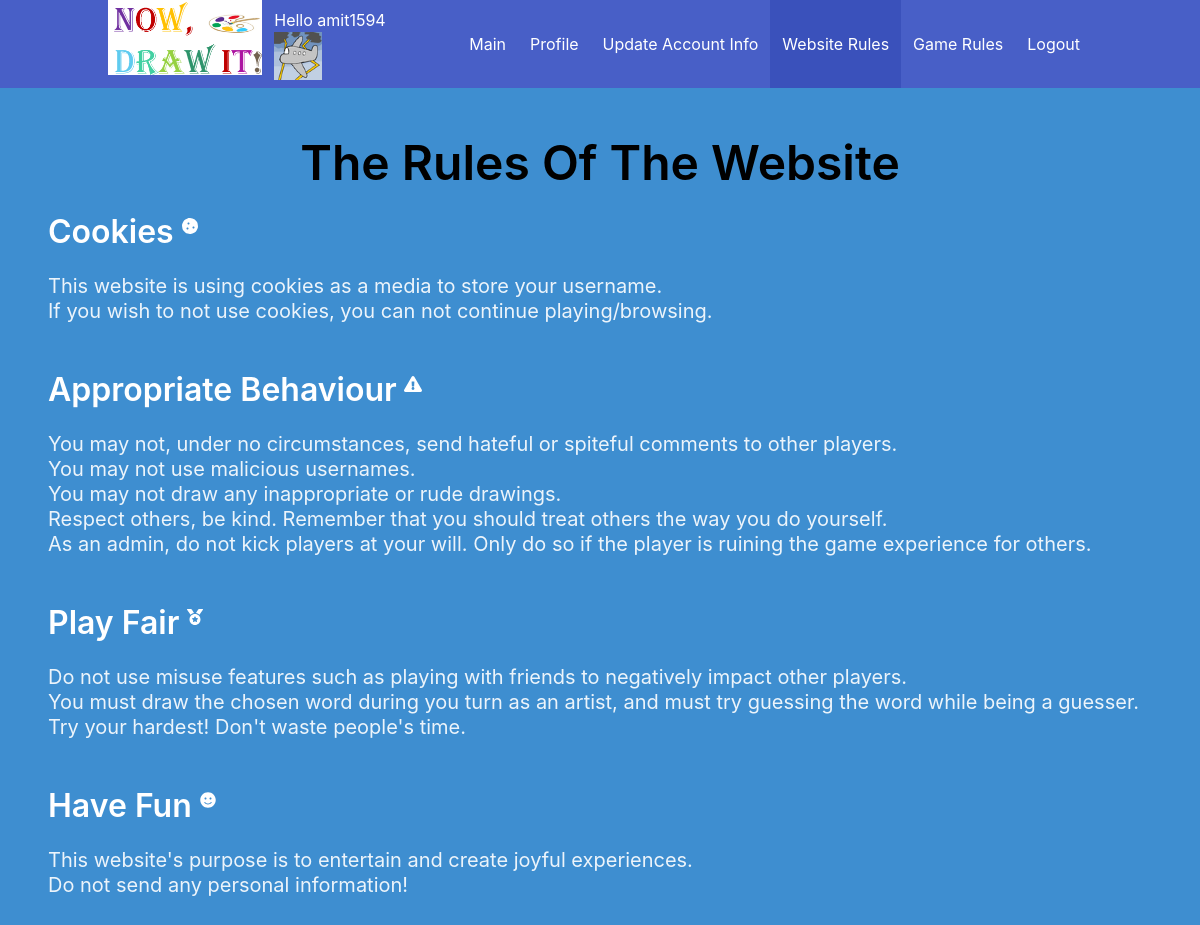
Page /website_rules (signed in) on the committed database.
### main_server.py (models this page shows)
class UserTbl(db.Model):
    __tablename__ = 'user_tbl'
    id = db.Column(db.Integer, primary_key=True)
    username = db.Column(db.String(15), unique=True)
    email = db.Column(db.String(50))
    password = db.Column(db.String(80))
    image = db.Column(db.String(80))
    wins = db.Column(db.Integer)
    words_guessed_correctly = db.Column(db.Integer)
    seconds_took_to_guess = db.Column(db.Integer)
    all_guesses = db.Column(db.Integer)
    all_games = db.Column(db.Integer)
    games_winrate = db.Column(db.Float)
    correct_guess_rate = db.Column(db.Float)
    average_time_to_guess_correctly = db.Column(db.Float)

### main_server.py (the view)
@app.route('/website_rules', methods=['POST', 'GET'])
def website_rules():
    username = session['username']
    user = get_user_by_username(username)
    return render_template('website_rules.html', guest=user is None, image=get_user_image(user))

### main_server.py (called while the page is built)
def get_user_by_username(uname):
    myUser = UserTbl.query.filter_by(username=uname).first()
    return myUser

def get_user_image(user):
    if user:
        return user.image
    return "anonymous"

@app.before_request
def before_request():
    global next_guest_num
    if 'username' not in session:
        session['username'] = "Guest" + str(next_guest_num)
        next_guest_num += random.randint(1, 5)

### templates/website_rules.html (shortened to what this page needs)
<!DOCTYPE html>
<html lang="en">
<head>
    <link rel="stylesheet" href="https://cdn.jsdelivr.net/npm/bulma@0.8.0/css/bulma.min.css">
</head>
<body style="background-color: #3298dc; height: 100vh;">
<div class="hero-head">
    <header class="navbar is-link">
        <div class="container">
            <div class="navbar-brand">
                <a>
                    <img src="{{url_for('static', filename='Images/logo.png')}}" style="height: 75px" alt="Logo">
                </a>
                <div class="navbar-item">
                    <div class="greet_div">
                        <div class="info">
                            <p class="greet">Hello {{ session.username }}</p>
                        </div>
                        <figure class="image is-48x48">
                            <img id="user_icon" class="js-modal-trigger" data-target="icon_choosing_div"
                                 src="static/Images/{{image}}.png" alt="Image" style="max-height: none;">
                        </figure>
                    </div>
                </div>
            </div>
            <div class="navbar-menu" id="nav-links">
                <div class="navbar-end">
                    <a class="navbar-item" href="{{url_for('main_page')}}">
                        Main
                    </a>
                    <a class="navbar-item" href="{{url_for('profile')}}">
                        Profile
                    </a>
                    <a class="navbar-item" href="{{url_for('update_user_info')}}">
                        Update Account Info
                    </a>
                    <a class="navbar-item is-active" href="{{url_for('website_rules')}}">
                        Website Rules
                    </a>
                    <a class="navbar-item" href="{{url_for('game_rules')}}">
                        Game Rules
                    </a>
                    {% if guest %}
                    <a class="navbar-item" href="{{url_for('login')}}">
                        Login
                    </a>
                    {% else %}
                    <a class="navbar-item" href="{{url_for('logout')}}">
                        Logout
                    </a>
                    {% endif %}
                </div>
            </div>
        </div>
    </header>
</div>
<section class="hero is-info">
    <div class="hero-body">
        <div class="has-text-centered">
            <h1 class="title is-1" style="color: black">The Rules Of The Website</h1>
        </div>
        <br>
        <span class="icon-text">
          <span class="title">Cookies</span>
            <span class="icon">
            <i class="fas fa-cookie"></i>
          </span>
        </span>
        <div class="content">
            <p class="subtitle">
                This website is using cookies as a media to store your username. <br>
                If you wish to not use cookies, you can not continue playing/browsing.
            </p>
        </div>
        <br>
        <span class="icon-text">
          <span class="title">Appropriate Behaviour</span>
            <span class="icon">
            <i class="fas fa-exclamation-triangle"></i>
          </span>
        </span>
        <div class="content">
            <p class="subtitle">
                You may not, under no circumstances, send hateful or spiteful comments to other players. <br>
                You may not use malicious usernames. <br>
                You may not draw any inappropriate or rude drawings. <br>
                Respect others, be kind. Remember that you should treat others the way you do yourself. <br>
                As an admin, do not kick players at your will. Only do so if the player is ruining the game experience
                for others.
            </p>
        </div>
        <br>
        <span class="icon-text">
          <span class="title">Play Fair</span>
            <span class="icon">
            <i class="fas fa-medal"></i>
          </span>
        </span>
        <div class="content">
            <p class="subtitle">
                Do not use misuse features such as playing with friends to negatively impact other players. <br>
                You must draw the chosen word during you turn as an artist, and must try guessing the word while being a
                guesser. <br>
                Try your hardest! Don't waste people's time.
            </p>
        </div>
        <br>
        <span class="icon-text">
          <span class="title">Have Fun</span>
            <span class="icon">
            <i class="fas fa-smile"></i>
          </span>
        </span>
        <div class="content">
            <p class="subtitle">
                This website's purpose is to entertain and create joyful experiences. <br>
                Do not send any personal information!
            </p>
        </div>
    </div>
</section>
</body>
</html>

### rows in the picture
UserTbl: username "amit1594", image (picture)
